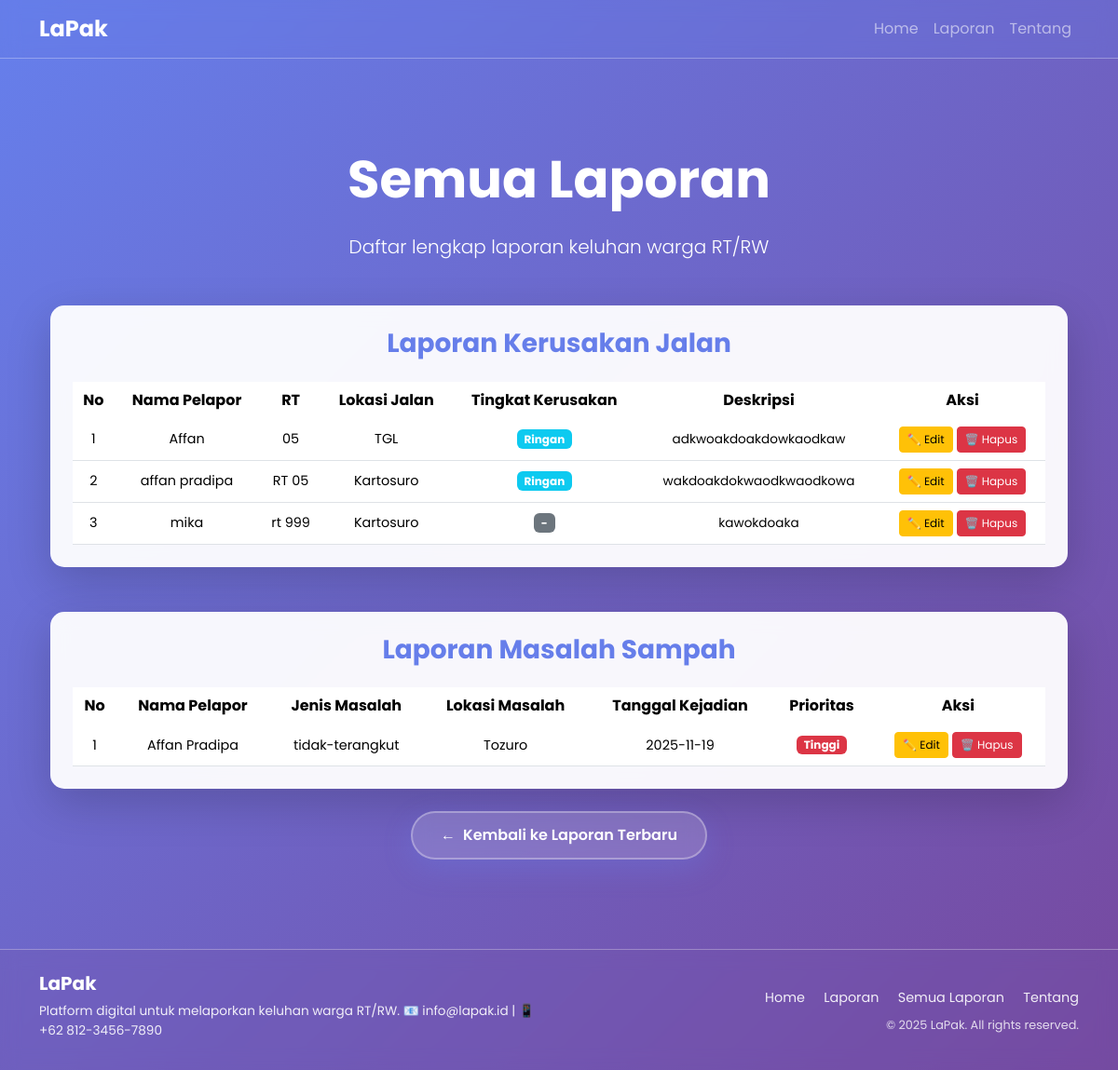
/laporantabel, run on the app's committed database.
### tables this page shows
CREATE TABLE "laporan631" (
	"id_laporan"	INTEGER,
	"nama_pelapor"	TEXT,
	"rt"	TEXT,
	"lokasi_jalan"	TEXT,
	"tingkat_kerusakan"	TEXT,
	"deskripsi_kerusakan"	TEXT,
	PRIMARY KEY("id_laporan" AUTOINCREMENT)
);

CREATE TABLE "laporan638" (
	"id_laporan"	INTEGER,
	"nama_pelapor"	TEXT,
	"jenis_sampah"	TEXT,
	"tanggal_kejadian"	TEXT,
	"prioritas_penanganan"	TEXT, lokasi_masalah TEXT,
	PRIMARY KEY("id_laporan" AUTOINCREMENT)
);

### App.py (the view)
@app.route('/laporantabel')
def laporantabel():
    page = int(request.args.get('page', 1))
    per_page = 5
    offset = (page - 1) * per_page
    laporan = Model631.getLaporan(per_page, offset)
    total_data = Model631.getTotalLaporan()
    total_page = math.ceil(total_data / per_page)
    page2 = int(request.args.get('page2', 1))
    laporan2 = Model638.getLaporan(per_page, (page2 - 1) * per_page)
    total_data2 = Model638.getTotalLaporan()
    total_page2 = math.ceil(total_data2 / per_page)
    return render_template('laporantabel.html', laporan=laporan, page=page, total_page=total_page,
                          laporan2=laporan2, page2=page2, total_page2=total_page2)

### DBConnection.py (called while the page is built)
def get_db_connection():
    conn = sqlite3.connect(DB_NAME)
    conn.row_factory = sqlite3.Row
    return conn

### Model631.py (called while the page is built)
def getLaporan(limit=5, offset=0):
    conn = DBConnection.get_db_connection()
    laporan1 = conn.execute("SELECT * FROM laporan631 ORDER BY id_laporan ASC LIMIT ? OFFSET ?", (limit, offset)).fetchall()
    conn.close()
    return laporan1

def getTotalLaporan():
    conn = DBConnection.get_db_connection()
    total = conn.execute("SELECT COUNT(*) AS total FROM laporan631").fetchone()["total"]
    conn.close()
    return total

### Model638.py (called while the page is built)
def getLaporan(limit=5, offset=0):
    conn = DBConnection.get_db_connection()
    laporan1 = conn.execute("SELECT * FROM laporan638 ORDER BY id_laporan ASC LIMIT ? OFFSET ?", (limit, offset)).fetchall()
    conn.close()
    return laporan1

def getTotalLaporan():
    conn = DBConnection.get_db_connection()
    total = conn.execute("SELECT COUNT(*) AS total FROM laporan638").fetchone()["total"]
    conn.close()
    return total

### Templates/laporantabel.html (shortened to what this page needs)
{% extends "base.html" %}
{% block tengah8 %}
<h1 class="display-4 fw-bold mb-4">Semua Laporan</h1>
<p class="lead mb-4">Daftar lengkap laporan keluhan warga RT/RW</p>
<div class="container mt-5">
  <div class="card border-0 shadow-lg" style="background: rgba(255, 255, 255, 0.95); backdrop-filter: blur(10px); border-radius: 15px; box-shadow: 0 10px 40px rgba(102, 126, 234, 0.3), 0 0 20px rgba(118, 75, 162, 0.2);">
    <div class="card-body p-4">
      <h3 class="mb-4 fw-bold" style="color: #667eea;">Laporan Kerusakan Jalan</h3>
      <div class="table-responsive">
        <table class="table table-hover align-middle mb-0">
          <thead style="background: linear-gradient(135deg, #667eea 0%, #764ba2 100%); color: white;">
            <tr>
              <th scope="col" style="border: none;">No</th>
              <th scope="col" style="border: none;">Nama Pelapor</th>
              <th scope="col" style="border: none;">RT</th>
              <th scope="col" style="border: none;">Lokasi Jalan</th>
              <th scope="col" style="border: none;">Tingkat Kerusakan</th>
              <th scope="col" style="border: none;">Deskripsi</th>
              <th scope="col" style="border: none;">Aksi</th>
            </tr>
          </thead>
          <tbody>
            {% if laporan %}
              {% for l in laporan %}
              <tr>
                <td style="font-size: 0.9rem;">{{ loop.index + ((page-1)*5) }}</td>
                <td style="font-size: 0.9rem;">{{ l[1] or '-' }}</td>
                <td style="font-size: 0.9rem;">{{ l[2] or '-' }}</td>
                <td style="font-size: 0.9rem;">{{ l[3] or '-' }}</td>
                <td style="font-size: 0.85rem;">
                  {% if l[4] %}
                    {% set tingkat = l[4]|lower %}
                    {% if 'parah' in tingkat %}
                      <span class="badge bg-danger" style="font-size: 0.75rem;">Parah</span>
                    {% elif 'sedang' in tingkat %}
                      <span class="badge bg-warning" style="font-size: 0.75rem;">Sedang</span>
                    {% elif 'ringan' in tingkat %}
                      <span class="badge bg-info" style="font-size: 0.75rem;">Ringan</span>
                    {% else %}
                      <span class="badge bg-secondary" style="font-size: 0.75rem;">{{ l[4][:10] }}{% if l[4]|length > 10 %}...{% endif %}</span>
                    {% endif %}
                  {% else %}
                    <span class="badge bg-secondary" style="font-size: 0.75rem;">-</span>
                  {% endif %}
                </td>
                <td style="font-size: 0.85rem;">
                  {% if l[5] %}
                        {{ l[5] }}
                  {% else %}
                    -
                  {% endif %}
                </td>
                <td class="text-center" style="white-space: nowrap;">
                  <div class="d-flex justify-content-center gap-1">
                    <a href="{{ url_for('edit', id=l[0]) }}" class="btn btn-warning btn-sm px-2" style="font-size: 0.75rem;">✏️ Edit</a>
                    <a href="#" class="btn btn-danger btn-sm px-2 btn-hapus" data-id="{{ l[0] }}" style="font-size: 0.75rem;">🗑️ Hapus</a>
                  </div>
                </td>
              </tr>
              {% endfor %}
            {% else %}
              <tr>
                <td colspan="7" class="text-center text-muted py-3">Tidak ada data laporan</td>
              </tr>
            {% endif %}
          </tbody>
        </table>
      </div>
    </div>
  </div>
  <div class="card border-0 shadow-lg mt-5" style="background: rgba(255, 255, 255, 0.95); backdrop-filter: blur(10px); border-radius: 15px; box-shadow: 0 10px 40px rgba(102, 126, 234, 0.3), 0 0 20px rgba(118, 75, 162, 0.2);">
    <div class="card-body p-4">
      <h3 class="mb-4 fw-bold" style="color: #667eea;">Laporan Masalah Sampah</h3>
      <div class="table-responsive">
        <table class="table table-hover align-middle mb-0">
          <thead style="background: linear-gradient(135deg, #667eea 0%, #764ba2 100%); color: white;">
            <tr>
              <th scope="col" style="border: none;">No</th>
              <th scope="col" style="border: none;">Nama Pelapor</th>
              <th scope="col" style="border: none;">Jenis Masalah</th>
              <th scope="col" style="border: none;">Lokasi Masalah</th>
              <th scope="col" style="border: none;">Tanggal Kejadian</th>
              <th scope="col" style="border: none;">Prioritas</th>
              <th scope="col" style="border: none;">Aksi</th>
            </tr>
          </thead>
          <tbody>
            {% if laporan2 %}
              {% for l2 in laporan2 %}
              <tr>
                <td style="font-size: 0.9rem;">{{ loop.index + ((page2-1)*5) }}</td>
                <td style="font-size: 0.9rem;">{{ l2[1] or '-' }}</td>
                <td style="font-size: 0.9rem;">{{ l2[2] or '-' }}</td>
                <td style="font-size: 0.9rem;">{{ l2[5] or '-' }}</td>
                <td style="font-size: 0.9rem;">{{ l2[3] or '-' }}</td>
                <td style="font-size: 0.85rem;">
                  {% if l2[4] %}
                    {% set prioritas = l2[4]|lower %}
                    {% if 'tinggi' in prioritas %}
                      <span class="badge bg-danger" style="font-size: 0.75rem;">Tinggi</span>
                    {% elif 'sedang' in prioritas %}
                      <span class="badge bg-warning" style="font-size: 0.75rem;">Sedang</span>
                    {% elif 'rendah' in prioritas %}
                      <span class="badge bg-success" style="font-size: 0.75rem;">Rendah</span>
                    {% else %}
                      <span class="badge bg-secondary" style="font-size: 0.75rem;">{{ l2[4] }}</span>
                    {% endif %}
                  {% else %}
                    <span class="badge bg-secondary" style="font-size: 0.75rem;">-</span>
                  {% endif %}
                </td>
                <td class="text-center" style="white-space: nowrap;">
                  <div class="d-flex justify-content-center gap-1">
                    <a href="{{ url_for('edit2', id=l2[0]) }}" class="btn btn-warning btn-sm px-2" style="font-size: 0.75rem;">✏️ Edit</a>
                    <a href="#" class="btn btn-danger btn-sm px-2 btn-hapus2" data-id="{{ l2[0] }}" style="font-size: 0.75rem;">🗑️ Hapus</a>
                  </div>
                </td>
              </tr>
              {% endfor %}
            {% else %}
              <tr>
                <td colspan="7" class="text-center text-muted py-3">Tidak ada data laporan</td>
              </tr>
            {% endif %}
          </tbody>
        </table>
      </div>
    </div>
  </div>
  <div class="d-flex justify-content-center mt-4">
    <a href="/laporan" class="btn-back">
      <i class="me-2">←</i>
      <span>Kembali ke Laporan Terbaru</span>
    </a>
  </div>
</div>
{% endblock %}

### Templates/base.html (style rules this page uses)
* { font-family: "Poppins", sans-serif; }
body { display: flex; flex-direction: column; min-height: 100vh; background: linear-gradient(135deg, #667eea 0%, #764ba2 100%); }

### Templates/laporantabel.html (style rules this page uses)
.table tbody tr { transition: all 0.2s ease; }
.btn-back { background: rgba(255, 255, 255, 0.15); backdrop-filter: blur(10px); -webkit-backdrop-filter: blur(10px); border: 2px solid rgba(255, 255, 255, 0.3); color: white; padding: 12px 30px; border-radius: 50px; text-decoration: none; font-weight: 600; transition: all 0.3s ease; display: inline-flex; align-items: center; box-shadow: 0 10px 30px rgba(102, 126, 234, 0.3); }

### data on the page
laporan631: nama_pelapor "Affan", rt "05", lokasi_jalan "TGL", shows "Ringan", deskripsi_kerusakan "adkwoakdoakdowkaodkaw"
laporan631: nama_pelapor "affan pradipa", rt "RT 05", lokasi_jalan "Kartosuro", shows "Ringan", deskripsi_kerusakan "wakdoakdokwaodkwaodkowa"
laporan631: nama_pelapor "mika", rt "rt 999", lokasi_jalan "Kartosuro", deskripsi_kerusakan "kawokdoaka"
laporan638: nama_pelapor "Affan Pradipa", jenis_sampah "tidak-terangkut", lokasi_masalah "Tozuro", tanggal_kejadian "2025-11-19", prioritas_penanganan "Tinggi"
